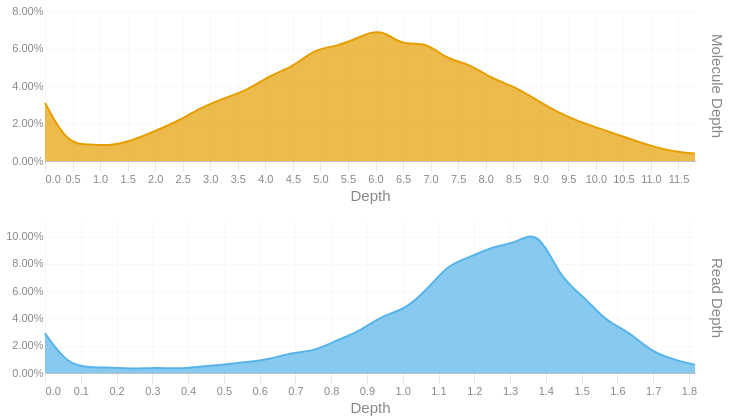

Notebook cell for this chart:
### Code cell
readdep = depth_hist(tb['Read Depth'], q99, 3)
readdep = readdep.with_columns(pl.lit('Read Depth').alias('Metric'))
if not SKIPLR:
    moldep = depth_hist(tb['Molecule Depth'], mol_q99, 1)
    moldep = moldep.with_columns(pl.lit('Molecule Depth').alias('Metric'))
    _hist = pl.concat([readdep, moldep])
    _hist = _hist.filter(pl.col('Proportion') != 0)
    with SafeRender(_hist):
        (
            alt.Chart(_hist)        
            .mark_area(interpolate = "basis")
            .encode(
                x=alt.X('Bin:Q').scale(domainMin=0).axis(alt.Axis(title='Depth')),
                y = alt.Y('Proportion:Q', title = None).axis(format = '.2%'),
                color = alt.Color('Metric:N').legend(None),
                row = alt.Row("Metric:N").header(title = None, labelOrient = 'right'),
                tooltip = [
                    alt.Tooltip("Metric:N", title = "Metric"),
                    alt.Tooltip('Interval:N', title = "Depth Interval"),
                    alt.Tooltip('Proportion:Q', title = "% Alignments").format('.2%')
                ]
            )
            .resolve_scale(x='independent', y='independent')
            .properties(
                height = 150, width = 650,
                usermeta={'embedOptions': {'downloadFileName': f'{samplename}.depth.hist'}}
            )
        ).display()
else:
    readdep = readdep.filter(pl.col('Proportion') != 0)
    with SafeRender(readdep):
        (
            alt.Chart(readdep)        
            .mark_area(interpolate = "basis")
            .encode(
                x=alt.X('Bin:Q').scale(domainMin=0).axis(alt.Axis(title='Depth')),
                y = alt.Y('Proportion:Q', title = None).axis(format = '.2%'),
                tooltip = [
                    alt.Tooltip('Interval:N', title = "Depth Interval"),
                    alt.Tooltip('Proportion:Q', title = "% Alignments").format('.2%')
                ]
            )
            .properties(
                usermeta={'embedOptions': {'downloadFileName': f'{samplename}.depth.hist'}}
            )
        ).display()

### Figure 1 — Vega-Lite specification as saved in the notebook (floating-point values rounded to 4 significant figures)
{"width": 650, "height": 150, "config": {"title": {"anchor": "start", "dy": -15, "fontSize": 18, "color": "#888888", "subtitleColor": "#888888", "subtitleFontSize": 14}, "arc": {"fill": "#0072B2"}, "axis": {"domainColor": "#888888", "domainWidth": 0.5, "gridWidth": 0.2, "grid": false, "titleFontWeight": 400, "titleFontSize": 15, "labelFontSize": 11, "labelColor": "#888888", "tickColor": "#888888", "tickWidth": 0.2, "titleColor": "#888888"}, "axisBand": {"grid": false}, "axisX": {"grid": true, "tickSize": 10, "domainCap": "round"}, "axisY": {"domain": false, "grid": true, "tickSize": 0, "domainCap": "round"}, "background": "transparent", "header": {"labelFontSize": 15, "labelColor": "#888888", "titleFontSize": 15, "titleFontWeight": 600, "titleColor": "#888888"}, "legend": {"labelFont": "sans-serif", "labelFontSize": 12, "labelColor": "#888888", "symbolSize": 100, "symbolType": "circle", "titleFontSize": 12, "titlePadding": 10, "titleColor": "#888888", "title": null}, "range": {"category": ["#E69F00", "#56B4E9", "#009E73", "#F0E442", "#0072B2", "#D55E00", "#CC79A7", "#000000"], "diverging": ["#cfe8f3", "#a2d4ec", "#73bfe2", "#46abdb", "#1696d2", "#12719e"]}, "area": {"fill": "#0072B2", "fillOpacity": 0.7, "line": true, "strokeOpacity": 0.7}, "line": {"color": "#0072B2", "stroke": "#0072B2", "strokeWidth": 2}, "trail": {"color": "#0072B2", "stroke": "#0072B2", "strokeWidth": 0, "size": 1}, "point": {"filled": true, "fillOpacity": 1.0, "size": 95}, "text": {"color": "#888888", "fontSize": 11, "align": "right", "fontWeight": 400, "size": 11}, "bar": {"fill": "#0072B2", "stroke": null}, "view": {"stroke": null, "continuousWidth": 660, "continuousHeight": 400}}, "data": {"name": "data-3ebf102656dc6a007517fef214fd1d71"}, "mark": {"type": "area", "interpolate": "basis"}, "encoding": {"color": {"field": "Metric", "legend": null, "type": "nominal"}, "row": {"field": "Metric", "header": {"title": null, "labelOrient": "right"}, "type": "nominal"}, "tooltip": [{"field": "Metric", "title": "Metric", "type": "nominal"}, {"field": "Interval", "title": "Depth Interval", "type": "nominal"}, {"field": "Proportion", "format": ".2%", "title": "% Alignments", "type": "quantitative"}], "x": {"axis": {"title": "Depth"}, "field": "Bin", "scale": {"domainMin": 0}, "type": "quantitative"}, "y": {"axis": {"format": ".2%"}, "field": "Proportion", "title": null, "type": "quantitative"}}, "resolve": {"scale": {"x": "independent", "y": "independent"}}, "usermeta": {"embedOptions": {"downloadFileName": "S1_Annapolis_005.depth.hist"}}, "$schema": "https://vega.github.io/schema/vega-lite/v6.1.0.json", "datasets": {"data-3ebf102656dc6a007517fef214fd1d71": [{"Bin": 0.0, "Interval": "0.0-0.063", "Proportion": 0.029, "Metric": "Read Depth"}, {"Bin": 0.063, "Interval": "0.063-0.125", "Proportion": 0.006, "Metric": "Read Depth"}, {"Bin": 0.125, "Interval": "0.125-0.188", "Proportion": 0.004, "Metric": "Read Depth"}, {"Bin": 0.188, "Interval": "0.188-0.251", "Proportion": 0.004, "Metric": "Read Depth"}, {"Bin": 0.251, "Interval": "0.251-0.313", "Proportion": 0.003, "Metric": "Read Depth"}, {"Bin": 0.313, "Interval": "0.313-0.376", "Proportion": 0.004, "Metric": "Read Depth"}, {"Bin": 0.376, "Interval": "0.376-0.439", "Proportion": 0.003, "Metric": "Read Depth"}, {"Bin": 0.439, "Interval": "0.439-0.501", "Proportion": 0.005, "Metric": "Read Depth"}, {"Bin": 0.501, "Interval": "0.501-0.564", "Proportion": 0.006, "Metric": "Read Depth"}, {"Bin": 0.564, "Interval": "0.564-0.627", "Proportion": 0.008, "Metric": "Read Depth"}, {"Bin": 0.627, "Interval": "0.627-0.689", "Proportion": 0.01, "Metric": "Read Depth"}, {"Bin": 0.689, "Interval": "0.689-0.752", "Proportion": 0.015, "Metric": "Read Depth"}, {"Bin": 0.752, "Interval": "0.752-0.815", "Proportion": 0.016, "Metric": "Read Depth"}, {"Bin": 0.815, "Interval": "0.815-0.877", "Proportion": 0.024, "Metric": "Read Depth"}, {"Bin": 0.877, "Interval": "0.877-0.94", "Proportion": 0.03, "Metric": "Read Depth"}, {"Bin": 0.94, "Interval": "0.94-1.003", "Proportion": 0.042, "Metric": "Read Depth"}, {"Bin": 1.003, "Interval": "1.003-1.065", "Proportion": 0.046, "Metric": "Read Depth"}, {"Bin": 1.065, "Interval": "1.065-1.128", "Proportion": 0.06, "Metric": "Read Depth"}, {"Bin": 1.128, "Interval": "1.128-1.191", "Proportion": 0.08, "Metric": "Read Depth"}, {"Bin": 1.191, "Interval": "1.191-1.253", "Proportion": 0.085, "Metric": "Read Depth"}, {"Bin": 1.253, "Interval": "1.253-1.316", "Proportion": 0.093, "Metric": "Read Depth"}, {"Bin": 1.316, "Interval": "1.316-1.379", "Proportion": 0.095, "Metric": "Read Depth"}, {"Bin": 1.379, "Interval": "1.379-1.441", "Proportion": 0.106, "Metric": "Read Depth"}, {"Bin": 1.441, "Interval": "1.441-1.504", "Proportion": 0.069, "Metric": "Read Depth"}, {"Bin": 1.504, "Interval": "1.504-1.567", "Proportion": 0.057, "Metric": "Read Depth"}, {"Bin": 1.567, "Interval": "1.567-1.629", "Proportion": 0.038, "Metric": "Read Depth"}, {"Bin": 1.629, "Interval": "1.629-1.692", "Proportion": 0.031, "Metric": "Read Depth"}, {"Bin": 1.692, "Interval": "1.692-1.755", "Proportion": 0.016, "Metric": "Read Depth"}, {"Bin": 1.755, "Interval": "1.755-1.817", "Proportion": 0.01, "Metric": "Read Depth"}, {"Bin": 1.817, "Interval": "1.817-1.88", "Proportion": 0.006, "Metric": "Read Depth"}, {"Bin": 0.0, "Interval": "0.0-0.4", "Proportion": 0.031, "Metric": "Molecule Depth"}, {"Bin": 0.4, "Interval": "0.4-0.8", "Proportion": 0.009, "Metric": "Molecule Depth"}, {"Bin": 0.8, "Interval": "0.8-1.2", "Proportion": 0.009, "Metric": "Molecule Depth"}, {"Bin": 1.2, "Interval": "1.2-1.6", "Proportion": 0.008, "Metric": "Molecule Depth"}, {"Bin": 1.6, "Interval": "1.6-2.0", "Proportion": 0.011, "Metric": "Molecule Depth"}, {"Bin": 2.0, "Interval": "2.0-2.4", "Proportion": 0.016, "Metric": "Molecule Depth"}, {"Bin": 2.4, "Interval": "2.4-2.8", "Proportion": 0.021, "Metric": "Molecule Depth"}, {"Bin": 2.8, "Interval": "2.8-3.2", "Proportion": 0.028, "Metric": "Molecule Depth"}, {"Bin": 3.2, "Interval": "3.2-3.7", "Proportion": 0.033, "Metric": "Molecule Depth"}, {"Bin": 3.7, "Interval": "3.7-4.1", "Proportion": 0.038, "Metric": "Molecule Depth"}, {"Bin": 4.1, "Interval": "4.1-4.5", "Proportion": 0.046, "Metric": "Molecule Depth"}, {"Bin": 4.5, "Interval": "4.5-4.9", "Proportion": 0.05, "Metric": "Molecule Depth"}, {"Bin": 4.9, "Interval": "4.9-5.3", "Proportion": 0.06, "Metric": "Molecule Depth"}, {"Bin": 5.3, "Interval": "5.3-5.7", "Proportion": 0.061, "Metric": "Molecule Depth"}, {"Bin": 5.7, "Interval": "5.7-6.1", "Proportion": 0.066, "Metric": "Molecule Depth"}, {"Bin": 6.1, "Interval": "6.1-6.5", "Proportion": 0.071, "Metric": "Molecule Depth"}, {"Bin": 6.5, "Interval": "6.5-6.9", "Proportion": 0.061, "Metric": "Molecule Depth"}, {"Bin": 6.9, "Interval": "6.9-7.3", "Proportion": 0.064, "Metric": "Molecule Depth"}, {"Bin": 7.3, "Interval": "7.3-7.7", "Proportion": 0.054, "Metric": "Molecule Depth"}, {"Bin": 7.7, "Interval": "7.7-8.1", "Proportion": 0.052, "Metric": "Molecule Depth"}, {"Bin": 8.1, "Interval": "8.1-8.5", "Proportion": 0.044, "Metric": "Molecule Depth"}, {"Bin": 8.5, "Interval": "8.5-8.9", "Proportion": 0.04, "Metric": "Molecule Depth"}, {"Bin": 8.9, "Interval": "8.9-9.3", "Proportion": 0.033, "Metric": "Molecule Depth"}, {"Bin": 9.3, "Interval": "9.3-9.7", "Proportion": 0.026, "Metric": "Molecule Depth"}, {"Bin": 9.7, "Interval": "9.7-10.1", "Proportion": 0.021, "Metric": "Molecule Depth"}, {"Bin": 10.1, "Interval": "10.1-10.5", "Proportion": 0.017, "Metric": "Molecule Depth"}, {"Bin": 10.5, "Interval": "10.5-11.0", "Proportion": 0.013, "Metric": "Molecule Depth"}, {"Bin": 11.0, "Interval": "11.0-11.4", "Proportion": 0.008, "Metric": "Molecule Depth"}, {"Bin": 11.4, "Interval": "11.4-11.8", "Proportion": 0.005, "Metric": "Molecule Depth"}, {"Bin": 11.8, "Interval": "11.8-12.17", "Proportion": 0.004, "Metric": "Molecule Depth"}]}}
